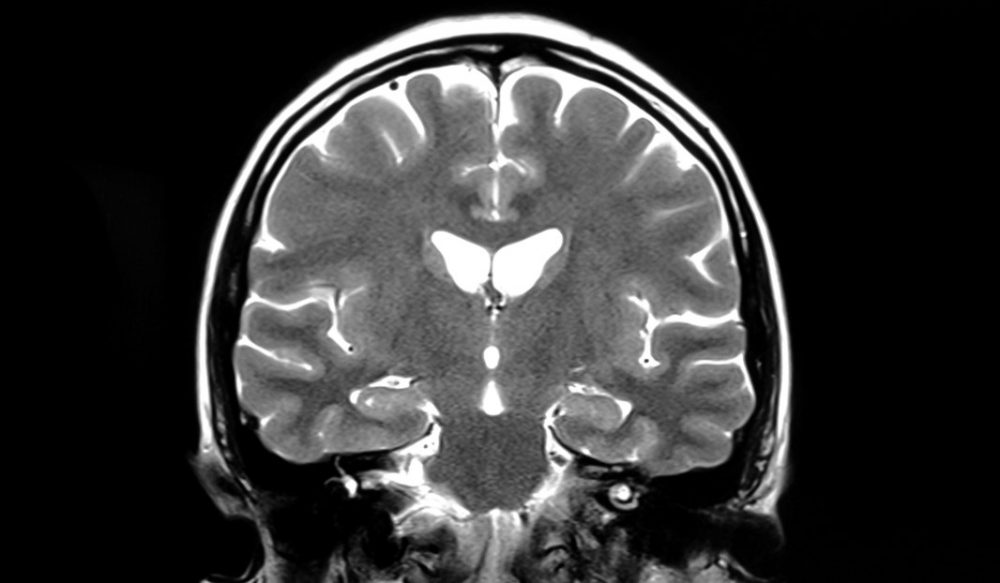
#> input picture 3.jpg, 1000 x 583 px
$ python BlurDetection_main.py   (older library calls are emulated)
#> lines starting #> are read from the running program, lines starting #| are printed output that depends on the picture
import cv2
import numpy as np
from imutils import paths
import imutils
import matplotlib.pyplot as plt


# In[2]:


def variance_of_laplacian(image):
    return cv2.Laplacian(image, cv2.CV_64F).var()


# In[22]:


def detect_blur_fft(image, size=60, thresh=10, vis=False):
    # grab the dimensions of the image and use the dimensions to
    # derive the center (x, y)-coordinates
    (h, w) = image.shape
    (cX, cY) = (int(w / 2.0), int(h / 2.0))
    fft = np.fft.fft2(image)
    fftShift = np.fft.fftshift(fft)
    if vis:
        # compute the magnitude spectrum of the transform
        magnitude = 20 * np.log(np.abs(fftShift))
        # display the original input image
        (fig, ax) = plt.subplots(1, 2, )
        ax[0].imshow(image, cmap="gray")
        ax[0].set_title("Input")
        ax[0].set_xticks([])
        ax[0].set_yticks([])
        # display the magnitude image
        ax[1].imshow(magnitude, cmap="gray")
        ax[1].set_title("Magnitude Spectrum")
        ax[1].set_xticks([])
        ax[1].set_yticks([])
        # show our plots
        plt.show()
    fftShift[cY - size:cY + size, cX - size:cX + size] = 0
    fftShift = np.fft.ifftshift(fftShift)
    recon = np.fft.ifft2(fftShift)
    magnitude = 20 * np.log(np.abs(recon))
    mean = np.mean(magnitude)
    # the image will be considered "blurry" if the mean value of the
    # magnitudes is less than the threshold value
    return (mean, mean <= thresh)


threshold_fft = 10
vis_fft = False
image_name = "3.jpg"
threshold_lap = 10
orig = cv2.imread(image_name)
#> orig is the input picture: shape (583, 1000, 3); min 0, max 255, mean 53
orig = imutils.resize(orig, width=500)
#> orig: shape (291, 500, 3)
gray = cv2.cvtColor(orig, cv2.COLOR_BGR2GRAY)
(mean, blurry) = detect_blur_fft(gray, size=60,thresh=threshold_fft, vis=vis_fft)
#> in detect_blur_fft, `magnitude = 20 * np.log(np.abs(recon))`:
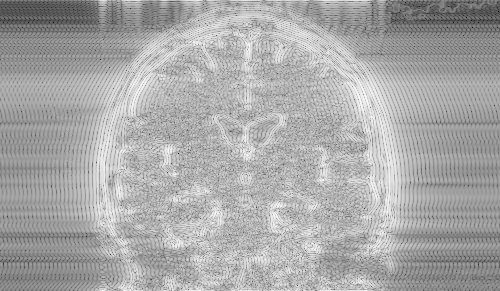
#> magnitude: shape (291, 500) float64; min -125.6, max 95.75, mean 21; drawn with min black and max white
#> in detect_blur_fft, `mean = np.mean(magnitude)`: mean = 21
#> mean = 21; blurry = False

image = np.dstack([gray] * 3)
if blurry:
    color = (0, 0, 255)
else:
    (0, 255, 0)
text = "FFT - Blurry ({:.4f})" if blurry else "FFT - Not Blurry ({:.4f})"
#> text = 'FFT - Not Blurry ({:.4f})'
text = text.format(mean)
#> text = 'FFT - Not Blurry (20.9981)'
#cv2.putText(image, text, (10, 25), cv2.FONT_HERSHEY_SIMPLEX, 0.7,color, 2)
print("[INFO] {}".format(text))
#| [INFO] FFT - Not Blurry (20.9981)
# show the output image
#cv2.imshow("Output", image)
#cv2.waitKey(0)

image = orig
gray = cv2.cvtColor(image, cv2.COLOR_BGR2GRAY)
fm = variance_of_laplacian(gray)
#> fm = 531.2
text_2 = "Laplacian - Not Blurry ({:.4f})"
if fm < threshold_lap:
    text_2 = "Laplacian - Blurry ({:.4f})"
#cv2.putText(image, "{}: {:.2f}".format(text, fm), (10, 30),
#    cv2.FONT_HERSHEY_SIMPLEX, 0.8, (0, 0, 255), 3)
#cv2.imshow("Image", image)
#key = cv2.waitKey(0)
text_2 = text_2.format(fm)
#> text_2 = 'Laplacian - Not Blurry (531.1661)'
print("[INFO] {}".format(text_2))
#| [INFO] Laplacian - Not Blurry (531.1661)
#cv2.destroyAllWindows()
